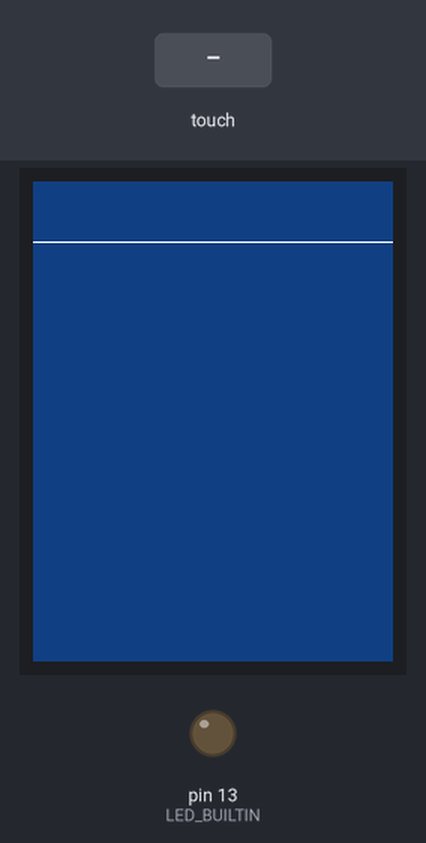
A sketch run on a simulated Arduino Mega 2560, built with avr-gcc and run on an emulated ATmega2560. On the bench: 240×320 colour display, output pins drawn as LEDs (lit = HIGH). The test bench sets the inputs (shaded band). What the sketch prints to the serial monitor is not drawn.

Above: at 1.4 s.
1.5 s: touch panel pressed at 13 % / 30 % of its raw x / y range
At 2.9 s:
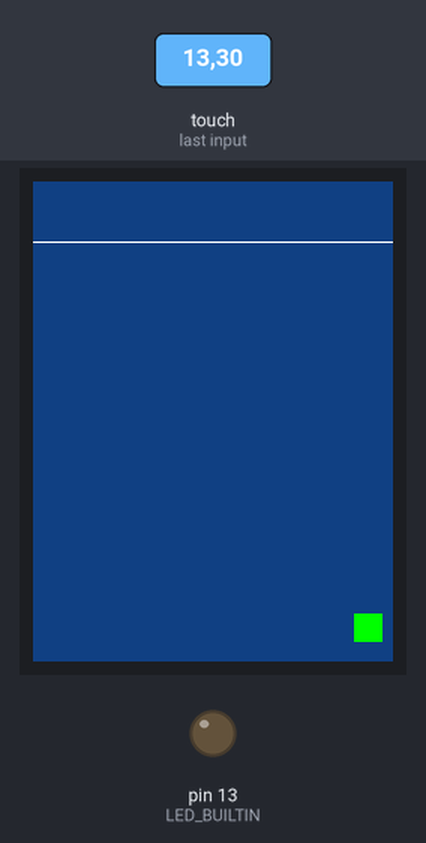
3.9 s: touch panel pressed at 38 % / 50 % of its raw x / y range
At 4.6 s:
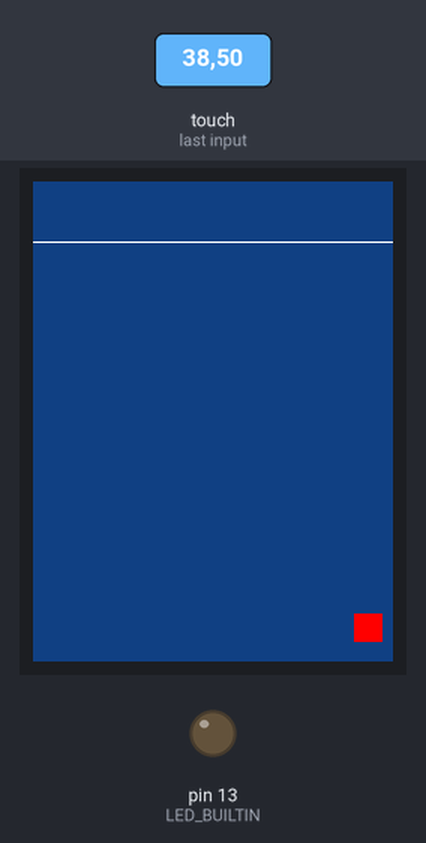
6.3 s: touch panel pressed at 38 % / 30 % of its raw x / y range
8.7 s: touch panel pressed at 62 % / 30 % of its raw x / y range
11.1 s: touch panel pressed at 87 % / 30 % of its raw x / y range
13.5 s: touch panel pressed at 13 % / 50 % of its raw x / y range
Timing chart, 0 to 16.5 s (numbered marks = the images above; inputs shaded):
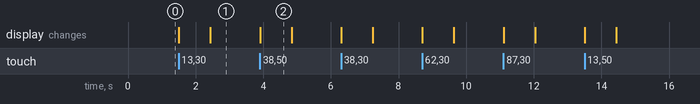

Measured:
- after the input at 1.5 s, the display: first changes at once (image 1 shows a later state)
- after the input at 3.9 s, the display: changes at once (image 2)
- what the display in image 2 shows lasts 0.9 s, from 3.9 s to 4.8 s

The sketch:

NumberDetector14x14.ino
```cpp
/*
 * This example runs on an Arduino Mega and requires a display to be able
 * to recognize handwritten digits. The convolutional network was trained
 * with the MNIST dataset. For space reasons the size of the original
 * dataset was reduced and a limited convolutional network model was built
 * to run in 8Kib of RAM.
 *
 */

#include "mnist_digits_model.h"

#include <Adafruit_GFX.h>    // Core graphics library
#include <Adafruit_TFTLCD.h> // Hardware-specific library
#include <TouchScreen.h>
#include <MCUFRIEND_kbv.h> // Touchscreen Hardware-specific library
#include "controls.h"


#if defined(__SAM3X8E__)
    #undef __FlashStringHelper::F(string_literal)
    #define F(string_literal) string_literal
#endif


#define YP A1  // must be an analog pin, use "An" notation!
#define XM A2  // must be an analog pin, use "An" notation!
#define YM 7   // can be a digital pin
#define XP 6   // can be a digital pin

#define TS_MINX 140
#define TS_MINY 140
#define TS_MAXX 900
#define TS_MAXY 950

// For better pressure precision, we need to know the resistance
// between X+ and X- Use any multimeter to read it
// For the one we're using, its 300 ohms across the X plate
TouchScreen ts = TouchScreen(XP, YP, XM, YM, 300);

#define LCD_CS A3 // Chip Select goes to Analog 3
#define LCD_CD A2 // Command/Data goes to Analog 2
#define LCD_WR A1 // LCD Write goes to Analog 1
#define LCD_RD A0 // LCD Read goes to Analog 0

#define LCD_RESET A4 // Can alternately just connect to Arduino's reset pin

MCUFRIEND_kbv tft;

#define MAX_SIZE 240
#define BOX_SIZE (MAX_SIZE/9)
#define PEN_RADIUS 15

#define BOX_H 38
#define BOX_W 38

#define IMG_W INPUT_WIDTH
#define IMG_H INPUT_HEIGHT

#define MINPRESSURE 10
#define MAXPRESSURE 1000
#define TS_RELEASE_TIME 750

#define PXL_SZ 3

#define TEXT_SIZE 4
#define TEXT_SPACE 6
#define BG_CLR RBG_TO_COLOR(21, 67, 128)
#define BT1_CLR RBG_TO_COLOR(64,255,64)
#define BT2_CLR RBG_TO_COLOR(255, 92, 92)
#define BT3_CLR RBG_TO_COLOR(255,255,64)
#define BNT_Y (320-BOX_H-2)
#define BNT_X (5+2*PXL_SZ*IMG_W)


fixed image[INPUT_CHANNELS*INPUT_WIDTH*INPUT_HEIGHT];
data3d_t input = {INPUT_CHANNELS, INPUT_WIDTH, INPUT_HEIGHT, image};

button_t bt_image = Button_Create(BNT_X,BNT_Y, BOX_W, BOX_H-4, "**");
button_t bt_clear = Button_Create(BNT_X +BOX_H+2,BNT_Y, BOX_W, BOX_H-4, "<<");
button_t bt_back  = Button_Create(BNT_X +2*(BOX_H+2),BNT_Y, BOX_W, BOX_H-4, "<-");

screen_image_t screen_img;

text_t txt_feed = Text_Create(0, 2, MAX_SIZE,BOX_H, TEXT_SIZE, TEXT_SPACE);

void setup(void) {
  Serial.begin(115200);
  Serial.println(F("MNIST Handwritten Recognition Example on Mega 2560"));

  tft.reset();

  uint16_t identifier = tft.readID();
 // identifier == 0x9341
  if(identifier == 0x9325) {
    Serial.println(F("Found ILI9325 LCD driver"));
  } else if(identifier == 0x9328) {
    Serial.println(F("Found ILI9328 LCD driver"));
  } else if(identifier == 0x7575) {
    Serial.println(F("Found HX8347G LCD driver"));
  } else if(identifier == 0x9341) {
    Serial.println(F("Found ILI9341 LCD driver"));
  } else if(identifier == 0x8357) {
    Serial.println(F("Found HX8357D LCD driver"));
  } else {
    Serial.print(F("Unknown LCD driver chip: "));
    Serial.println(identifier, HEX);
    return;
  }


  tft.begin(identifier);
  tft.setRotation(0);

  pinMode(LED_BUILTIN, OUTPUT);

  tft.fillRect(0, 0, tft.width(), tft.height(), BG_CLR);
  tft.drawFastHLine(0, 2+BOX_H, MAX_SIZE, CLR_WHITE);

  uint16_t cells_sz = (MAX_SIZE-1) / min(IMG_W,IMG_H);
  uint16_t x = (MAX_SIZE-cells_sz*IMG_W)/2, y = (MAX_SIZE-cells_sz*IMG_H)/2;

  screen_img = Screen_Image_Create(x, y+BOX_H, IMG_W, IMG_H, cells_sz, 1, image);

  Screen_Image_Clear(tft, screen_img, CLR_BLACK, CLR_MIDWHITE);

  Button_Draw(tft, bt_image, BT1_CLR);
  Button_Draw(tft, bt_clear, BT2_CLR);
  Button_Draw(tft, bt_back,  BT3_CLR);

  model_init();

}


long ts_time;

bool touching = false;
void loop(){

  TSPoint p = ts.getPoint();

  pinMode(XM, OUTPUT);
  pinMode(YP, OUTPUT);

  // check touchpad pressure
  if (p.z > MINPRESSURE && p.z < MAXPRESSURE) {

      // scale from 0->1023 to tft.width
      p.x = map(p.x, TS_MINX, TS_MAXX, tft.width(),0);
      p.y = map(p.y, TS_MINY, TS_MAXY, tft.height(),0);

      // check if point is in control
      if (Button_PointIn(bt_image, p)){
          Screen_Image_Clear(tft, screen_img, CLR_BLACK, CLR_MIDWHITE);
      }
      else if (Button_PointIn(bt_back, p)){
          Text_Delete_char(tft, &txt_feed, BG_CLR);
          delay(100);
      }
      else if (Button_PointIn(bt_clear, p)){
          Text_Clear(tft, &txt_feed, BG_CLR);
      }
      else {
          if ( Screen_Image_PointIn(screen_img, p) ){
              ts_time = millis();
              if (!touching){
                  touching = true;
                  SetRecordingLed(CLR_RED);
              }
              ScreenImage_SetPixel( tft, screen_img, p.x, p.y,  CLR_WHITE,  PEN_RADIUS);
          }
      }
  }
  else{
      if (touching){
          long ts_endtime= millis();
          // check ellapsed time without touching
          if ( ts_endtime-ts_time > TS_RELEASE_TIME){
              touching = false;
              SetRecordingLed(CLR_GREEN);

              BlurImage();

              data1d_t resultados;
              uint8_t prediccion = model_predict_class(input,&resultados);
              char c;
              if (prediccion < 10)
                  c = char(prediccion+48);
              else
                  c = char(prediccion-10+65);
              Serial.println(c);
              Text_Append_Char(tft, &txt_feed, c, CLR_WHITE, BG_CLR);
          }
      }
  }
}

void SetRecordingLed( uint16_t color){
   tft.fillRect(tft.width()-2*BOX_H/3-1, tft.height()-2*BOX_H/3-1-6, BOX_H/2, BOX_H/2, color);
}

void BlurImage(){
  uint16_t x, y;
  fixed pxl;

  Screen_Image_Draw(tft, screen_img, 1,  tft.height()-PXL_SZ*IMG_H-2, PXL_SZ, CLR_BLACK, CLR_WHITE);

  for(y=0; y < IMG_H-2; y++){
    for(x=0; x < IMG_W-2; x++){
        pxl =  FIXED_MUL(image[y*IMG_W+x]+image[y*IMG_W+x+1]+image[(y+1)*IMG_W+x]+image[(y+1)*IMG_W+x+1], FL2FX(1.0/4));
        if (pxl > image[y*IMG_W+x])
            image[y*IMG_W+x] = pxl;
    }
  }

  Screen_Image_Draw(tft, screen_img, 1+1+PXL_SZ*IMG_W, tft.height()-PXL_SZ*IMG_H-2, PXL_SZ, CLR_BLACK, CLR_YELLOW);

}
```

controls.cpp
```cpp
#include "controls.h"


void Button_Draw( MCUFRIEND_kbv tft, button_t bt, uint16_t clr){
    tft.fillRoundRect(bt.r.x, bt.r.y, bt.r.w, bt.r.h, 8, clr);
    tft.drawRoundRect(bt.r.x, bt.r.y, bt.r.w, bt.r.h, 8, CLR_BLACK);
    tft.setTextColor(CLR_BLACK, clr);
    tft.setTextSize(2);
    int16_t  x1, y1;
    uint16_t w, h;
    tft.getTextBounds(bt.caption, bt.r.x, bt.r.y, &x1, &y1, &w, &h);
    tft.setCursor(bt.r.x+(bt.r.w-w)/2,bt.r.y+(bt.r.h-h)/2+1);
    tft.print(bt.caption);

}

uint8_t Button_PointIn(button_t bt, TSPoint pt){
   return bt.r.x < pt.x && pt.x < (bt.r.x+bt.r.w) && bt.r.y < pt.y && pt.y < (bt.r.y+bt.r.h);
}


///////////////////////////////////// screen_image ////////////////////////////////
screen_image_t Screen_Image_Create(uint16_t x, uint16_t y, uint8_t cells_w, uint8_t cells_h, uint8_t cell_sz, uint8_t hdn_cells, fixed * img){
    screen_image_t s = {x,y,cells_w*cell_sz,cells_h*cell_sz, img, cell_sz, cells_w, cells_h,hdn_cells};
    return s;
}

void Screen_Image_Clear(MCUFRIEND_kbv tft, screen_image_t s, uint16_t bg_clr, uint16_t ln_clr){
    uint16_t i;

    uint16_t hdn_c_sz = s.hdn_cells*s.cell_sz;
    for (i=0; i< s.cells_w*s.cells_h; i++){
        s.image[i]= INT_TO_FIXED(0);
    }
    tft.fillRect(s.r.x+hdn_c_sz, s.r.y+hdn_c_sz, s.r.w-2*hdn_c_sz, s.r.h-2*hdn_c_sz, bg_clr);

    // DrawGrid()

    for (i=s.hdn_cells; i<= s.cells_h-s.hdn_cells; i++){
        //tft.drawFastHLine(CELL_W, BOX_H+i*CELL_H, MAX_SIZE-2*CELL_W, CLR_WHITE);
        tft.drawFastHLine(s.r.x+hdn_c_sz, s.r.y+i*s.cell_sz, s.r.w-2*hdn_c_sz, ln_clr);
    }
    for (i=s.hdn_cells; i<= s.cells_w-s.hdn_cells; i++){
        //tft.drawFastVLine(i*CELL_H, BOX_H , MAX_SIZE, CLR_WHITE);
        tft.drawFastVLine(s.r.x+i*s.cell_sz, s.r.y+hdn_c_sz , s.r.h-2*hdn_c_sz, ln_clr);
    }

}


void Screen_Image_Draw(MCUFRIEND_kbv tft, screen_image_t s, uint16_t px, uint16_t py, uint8_t sz, uint16_t  bg_clr, uint16_t fg_clr){
   int16_t  r1 = GET_R(bg_clr),g1 = GET_G(bg_clr),b1=GET_B(bg_clr);
   int16_t  r2 = GET_R(fg_clr),g2 = GET_G(fg_clr),b2=GET_B(fg_clr);
   fixed    pxl, dr = INT_TO_FIXED(r2-r1), dg = INT_TO_FIXED(g2-g1), db = INT_TO_FIXED(b2-b1);
   uint16_t color;
   int x,y;

   for(y=0; y < s.cells_h; y++){
       for(x=0; x < s.cells_w; x++){
           pxl=s.image[y*s.cells_w+x];
           color = RBG_TO_COLOR(r1+ FIXED_TO_INT(FIXED_MUL(dr,pxl)), g1+  FIXED_TO_INT(FIXED_MUL(dg,pxl)), b1 + FIXED_TO_INT(FIXED_MUL(db,pxl)) );
           tft.fillRect(px+(x*sz),py+(y*sz), sz, sz, color);
        }
   }
}


void ScreenImage_SetPixel(MCUFRIEND_kbv tft, screen_image_t s, int16_t x, int16_t y,  uint16_t dot_clr,  uint16_t dot_rad){

    #define PIX(a,b, v) s.image[b*s.cells_w +a] = FIXED_DIV(s.image[b*s.cells_w +a]+v, INT_TO_FIXED(2))
    // screen coord to image coord

    uint16_t img_x =  (x-s.r.x) / s.cell_sz;
    uint16_t img_y =  (y-s.r.y) / s.cell_sz;
    s.image[img_y*s.cells_w +img_x] = FL2FX(1.0);

    // Drawing feedback
    int16_t bdr = s.hdn_cells*s.cell_sz;
    x = x - s.r.x - bdr;
    y = y - s.r.y - bdr;
    if ( x < dot_rad)
        x = dot_rad;
    else
        if (x >= (s.r.w-2*bdr-dot_rad))
            x = s.r.w-2*bdr-dot_rad;
    if ( y < dot_rad)
        y = dot_rad;
    else
        if (y >= (s.r.h-2*bdr-dot_rad))
            y = s.r.h-2*bdr-dot_rad;

    tft.fillCircle(s.r.x + bdr + x , s.r.y + bdr + y, dot_rad, dot_clr);

}


uint8_t Screen_Image_PointIn(screen_image_t s, TSPoint pt){
   uint16_t hdn = s.hdn_cells*s.cell_sz;
   return s.r.x+hdn <= pt.x && pt.x <= (s.r.x+s.r.w-hdn) && s.r.y+hdn <= pt.y && pt.y <= (s.r.y+s.r.h-hdn);
}

void Text_Append_Char(MCUFRIEND_kbv tft, text_t *t, char c, uint16_t bg_clr, uint16_t fg_clr){
  tft.drawChar(t->r.x+2+t->cursor_pos,t->r.y+4, c, bg_clr, fg_clr, t->text_sz);
  t->cursor_pos+=t->cursor_inc;
}

void Text_Delete_char(MCUFRIEND_kbv tft, text_t *t, uint16_t bg_clr){
          if (t->cursor_pos > t->cursor_inc){
              t->cursor_pos-= t->cursor_inc;
              tft.fillRect(t->r.x+2+t->cursor_pos,t->r.y+2,t->cursor_inc, t->r.h-2, bg_clr);
          }
}

void Text_Clear(MCUFRIEND_kbv tft, text_t *t, uint16_t bg_clr){
  t->cursor_pos = 2;
  tft.fillRect(t->r.x, t->r.y, t->r.w, t->r.h, bg_clr);
}
```

controls.h
```cpp
#ifndef CONTROLS_H
#define CONTROLS_H

#include <stdint.h>
#include <MCUFRIEND_kbv.h>
#include <TouchScreen.h>
#include "fixed.h"


#define RBG_TO_COLOR(r,g,b) ( (((uint16_t)(r)&0xF8)<<8 | ((uint16_t)(g) & 0xFC)<<3 | ((uint16_t)(b)>>3)) )

// Assign human-readable names to some common 16-bit color values:
#define CLR_BLACK   0x0000
#define CLR_BLUE    0x001F
#define CLR_RED     0xF800
#define CLR_GREEN   0x07E0
#define CLR_CYAN    0x07FF
#define CLR_MAGENTA 0xF81F
#define CLR_YELLOW  0xFFE0
#define CLR_WHITE   0xFFFF
#define CLR_MIDWHITE 0b0100001000001000
#define GET_R(RGB) ((RGB) >> 11)
#define GET_G(RGB) (((RGB) >> 5) & 0x003F)
#define GET_B(RGB) ((RGB) & 0x001F)


typedef struct{
    uint16_t x;
    uint16_t y;
    uint8_t w;
    uint8_t h;
} rect_t;

typedef struct{
    rect_t r;
    char caption[8];
} button_t;

typedef struct{
    rect_t r;
    fixed *image;
    uint8_t cell_sz;
    uint8_t cells_w;
    uint8_t cells_h;
    uint8_t hdn_cells;
} screen_image_t;

typedef struct{
    rect_t r;
    uint8_t text_sz;
    uint16_t cursor_pos;
    uint8_t cursor_inc;
} text_t;


#define Button_Create(x,y,w,h,lbl) {x, y, w, h, lbl}
void Button_Draw( MCUFRIEND_kbv tft, button_t bt, uint16_t clr);
uint8_t Button_PointIn(button_t bt, TSPoint pt);

screen_image_t Screen_Image_Create(uint16_t x, uint16_t y, uint8_t cells_w, uint8_t cells_h, uint8_t cell_sz, uint8_t hdn_cells, fixed * img);

void Screen_Image_Clear( MCUFRIEND_kbv tft, screen_image_t s, uint16_t bg_clr, uint16_t ln_clr);

void Screen_Image_Draw(MCUFRIEND_kbv tft, screen_image_t s, uint16_t px, uint16_t py, uint8_t sz, uint16_t bg_clr, uint16_t fg_clr);

void ScreenImage_SetPixel(MCUFRIEND_kbv tft, screen_image_t s, int16_t x, int16_t y,  uint16_t dot_clr,  uint16_t dot_rad);

uint8_t Screen_Image_PointIn(screen_image_t s, TSPoint pt);

#define Text_Create(x,y,w,h,txt_sz,txt_w) {x, y, w, h, txt_sz, 2, txt_w*txt_sz}
void Text_Append_Char(MCUFRIEND_kbv tft, text_t *t, char c, uint16_t bg_clr, uint16_t fg_clr);
void Text_Delete_char(MCUFRIEND_kbv tft, text_t *t, uint16_t bg_clr);
void Text_Clear(MCUFRIEND_kbv tft, text_t *t, uint16_t bg_clr);

#endif
```

embedia_debug.cpp
```cpp
#include "embedia_debug.h"
#include "embedia_debug_def.h"


const char* STR_CONTENT = "  Content:";
const char* SEP_LINE = "";
const char* STR_CHN = "MCh: ";
const char* STR_MHE = " - MHe: ";
const char* STR_MWI = " - MWi: ";
const char* STR_LEN = "  Length : ";
const char* STR_FSZ = " - F.K_size: ";
const char* STR_FBS = " - F.bias: ";


void print_datad2_t(const char *head_text, data2d_t data){

    #if EMBEDIA_DEBUG > 0

    PRINT_TXT_LN(head_text);

    PRINT_INT(STR_MHE, data.height);
    PRINT_INT_LN(STR_MWI,data.width);

    #if EMBEDIA_DEBUG > 1

    PRINT_TXT_LN(STR_CONTENT);

    uint16_t h,w;
    for(h=0;h<data.height;h++){
        for(w=0;w<data.width;w++){
            PRINT_FL("", data.data[data.width+h*data.width+w] );
        }
        PRINT_TXT_LN("");
    }
    #endif // EMBEDIA_DEBUG 1

    PRINT_TXT_LN(SEP_LINE);

    #endif // EMBEDIA_DEBUG 0


}

void print_data3d_t(const char *head_text, data3d_t data){


    #if EMBEDIA_DEBUG > 0

    PRINT_TXT_LN(head_text);

    PRINT_INT(STR_CHN, data.channels);
    PRINT_INT(STR_MHE, data.height);
    PRINT_INT_LN(STR_MWI,data.width);

    #if EMBEDIA_DEBUG > 1

    PRINT_TXT_LN(STR_CONTENT);

    uint16_t c,h,w;
    for(c=0;c<data.channels;c++){
        for(h=0;h<data.height;h++){
            for(w=0;w<data.width;w++){
                PRINT_FL("", data.data[c*data.height*data.width+h*data.width+w] );
            }
            PRINT_TXT_LN("");
            }
        PRINT_TXT_LN("");
    }
    #endif // EMBEDIA_DEBUG 1

    PRINT_TXT_LN(SEP_LINE);

    #endif // EMBEDIA_DEBUG 0

}

/*
 * print_flatten_data_t()
 * Imprime los valores presentes en un vector de datos y su largo
 * Parámetros:
 *            flatten_data_t data => vector de datos a imprimir
 */
void print_data1d_t(const char *head_text, data1d_t data){


    #if EMBEDIA_DEBUG > 0

    PRINT_TXT_LN(head_text);

    PRINT_INT_LN(STR_LEN, data.length);

    #if EMBEDIA_DEBUG > 1

    PRINT_TXT_LN(STR_CONTENT);

    uint16_t i;
    for(i=0;i<data.length;i++){
        PRINT_FL("", data.data[i]);
    }
    PRINT_TXT_LN("");

    #endif // EMBEDIA_DEBUG 1

    PRINT_TXT_LN(SEP_LINE);

    #endif // EMBEDIA_DEBUG 0

}


/*
 * print_filter_t()
 * Imprime los valores de los pesos del filter y sus dimensiones
 * Parámetros:
 *                filter_t filter => filter a imprimir
 */
void print_filter_t(const char *head_text, filter_t filter){

    #if EMBEDIA_DEBUG > 0

    PRINT_TXT_LN(head_text);

    PRINT_INT_LN(STR_CHN, filter.channels);
    PRINT_INT_LN(STR_FSZ, filter.kernel_size);
    PRINT_FL_LN(STR_FBS, filter.bias);

    #if EMBEDIA_DEBUG > 1

    printf(STR_CONTENT);

    uint16_t c,h,w;
    for(c=0;c<filter.channels;c++){
        for(h=0;h<filter.kernel_size;h++){
            for(w=0;w<filter.kernel_size;w++){
                PRINT_FL("", DBG_FL(filter.weights[h*filter.kernel_size+w]));
            }
            PRINT_TXT_LN("");
        }
        PRINT_TXT_LN("");
    }
    #endif // EMBEDIA_DEBUG 1

    PRINT_TXT_LN(SEP_LINE);

    #endif // EMBEDIA_DEBUG 0
}
```

embedia_debug.h
```cpp
#ifndef EMBEDIA_DEBUG_H_INCLUDED
#define EMBEDIA_DEBUG_H_INCLUDED

#include "embedia.h"

// exporter must define EMBEDIA_DEBUG macro
// 0 => NO DEBUG, 1 => DATA HEADER, 2 => DATA CONTENT
#define EMBEDIA_DEBUG 0


void print_data1d_t(const char *head_text, data1d_t data);
/*
 * print_filter_t()
 * Imprime los valores de los pesos del filtro y sus dimensiones
 * Parámetros:
 *                filter_t filtro => filtro a imprimir
 */

void print_data2d_t(const char *head_text, data2d_t data);

void print_data3d_t(const char *head_text, data3d_t data);


void print_filter_t(const char *head_text, filter_t filter);


#endif // EMBEDIA_DEBUG_H_INCLUDED
```

embedia_debug_def.h
```cpp
#include <Arduino.h>

#ifdef FIX_SIZE
#define DBG_FL(x) FX2FL(x)
#else
#define DBG_FL(x) x
#endif // FIX_SIZE

#define DBG_INT_PART 4
#define DBG_FRC_PART 6
#define DBG_FLOAT_SIZE (DBG_INT_PART+DBG_FRC_PART+1)

#if EMBEDIA_DEBUG > 0
static char temp_str[DBG_FLOAT_SIZE+1];
#endif

#if defined (__AVR__) || (__avr__) || (ARDUINO_ARCH_AVR)
    // sprintf of many AVR doesn't support float numbers
    #define PRINT_FL(txt, fl)                                     \
        Serial.print(txt);                                        \
        dtostrf(DBG_FL(fl),DBG_FLOAT_SIZE,DBG_FRC_PART,temp_str); \
        Serial.print(temp_str)

    #define PRINT_FL_LN(txt, fl)                                  \
        Serial.print(txt);                                        \
        dtostrf(DBG_FL(fl),DBG_FLOAT_SIZE,DBG_FRC_PART,temp_str); \
        Serial.println(temp_str)
#else

   #define DBG_FLOAT_FMT "%11.6f"

   #define PRINT_FL(txt, fl)                        \
      Serial.print(txt);                            \
      sprintf(temp_str, DBG_FLOAT_FMT, DBG_FL(fl)); \
      Serial.print(temp_str)

   #define PRINT_FL_LN(txt, fl)                     \
      Serial.print(txt);                            \
      sprintf(temp_str, DBG_FLOAT_FMT, DBG_FL(fl)); \
      Serial.println(temp_str)

#endif // AVR


#define PRINT_INT(txt, n)           \
    Serial.print(txt);              \
    Serial.print(n)

#define PRINT_INT_LN(txt, n)        \
    Serial.print(txt);              \
    Serial.println(n)

#define PRINT_TXT_LN(txt)           \
    Serial.println(txt)
```

mnist_digits_model.h
```cpp
/* EmbedIA model */
#ifndef MNIST_DIGITS_MODEL_H
#define MNIST_DIGITS_MODEL_H

#include "embedia.h"

#define INPUT_CHANNELS 1
#define INPUT_WIDTH 12
#define INPUT_HEIGHT 12

#define INPUT_SIZE 144


void model_init();

void model_predict(data3d_t input, data1d_t * output);

int model_predict_class(data3d_t input, data1d_t * results);

#endif
```

Source omitted: embedia.cpp (16649 bytes), embedia.h (7963 bytes), fixed.cpp (5978 bytes), fixed.h (4417 bytes), mnist_digits_model.cpp (67888 bytes)
